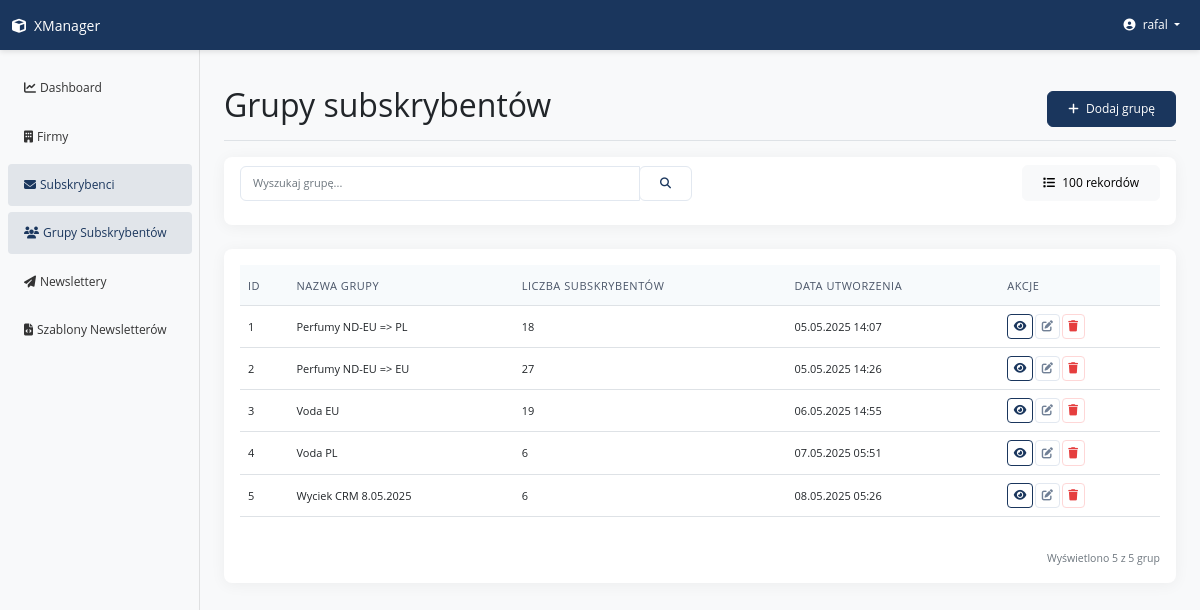
Page /subscribers/groups/ (signed in) on the earlier database version.
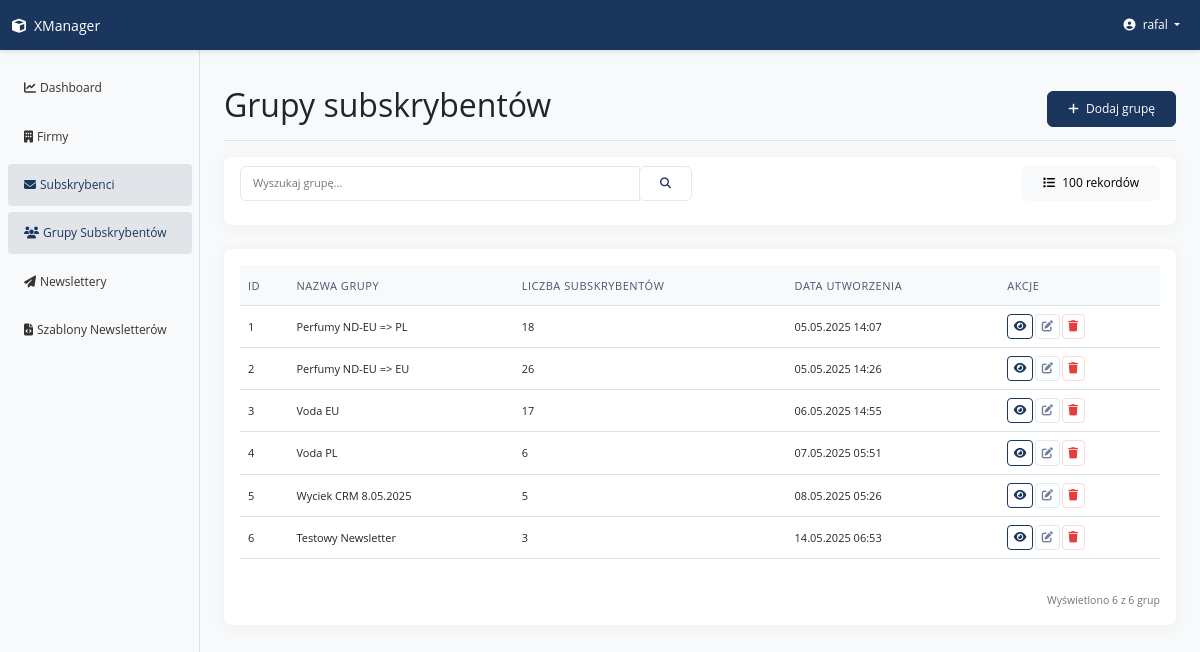
Same page on the later database version.
### apps/subscriber/models.py (models this page shows, shortened)
class SubscriberGroup(CoreModel):
    group_name = models.CharField(max_length=100, verbose_name='Group name')
    class Meta:
        verbose_name = ('Subscriber Group')
        verbose_name_plural = ('Subscriber Groups')

### apps/subscriber/views.py (the view)
# urls.py: path('groups/', views.SubscriberGroupListView.as_view(), name='group_list'),
class SubscriberGroupListView(LoginRequiredMixin, ListView):
    model = SubscriberGroup
    template_name = 'subscriber/group_list.html'
    context_object_name = 'groups'
    paginate_by = 100
    def get_paginate_by(self, queryset):
        page_size = self.request.GET.get('page_size', str(self.paginate_by))
        self.selected_page_size = page_size
        return int(page_size) if page_size.isdigit() else self.paginate_by
    def get_queryset(self):
        queryset = super().get_queryset()
        search_query = self.request.GET.get('search', '')
        if search_query:
            queryset = queryset.filter(group_name__icontains=search_query)
        return queryset
    def get_context_data(self, **kwargs):
        context = super().get_context_data(**kwargs)
        context['search_query'] = self.request.GET.get('search', '')
        context['selected_page_size'] = getattr(
            self, 'selected_page_size', str(self.paginate_by))
        print(
            f"selected_page_size: {context['selected_page_size']}, type: {type(context['selected_page_size'])}")
        return context

### templates/subscriber/group_list.html (shortened to what this page needs)
{% extends "base.html" %}
{% load static %}
{% block page_title %}Grupy subskrybentów{% endblock %}
{% block page_actions %}
    <a href="{% url 'subscribers:group_create_form' %}" class="btn btn-primary">
        <i class="fas fa-plus me-1"></i> Dodaj grupę
    </a>
{% endblock %}
{% block content %}
    <div class="card mb-4">
        <div class="card-body py-2">
            <form method="get" action="{% url 'subscribers:group_list' %}" class="row g-3 align-items-center">
                <div class="col-md-6">
                    <div class="input-group input-group-sm">
                        <input type="text" class="form-control form-control-sm" name="search" placeholder="Wyszukaj grupę..." value="{{ search_query|default:'' }}">
                        <button class="btn btn-outline-primary btn-sm" type="submit">
                            <i class="fas fa-search"></i>
                        </button>
                    </div>
                </div>
                <div class="col-md-6 text-end">
                    <div class="dropdown d-inline-block">
                        <button class="btn btn-sm btn-light filter-btn" type="button" id="pageSizeFilterDropdown" data-bs-toggle="dropdown" aria-expanded="false">
    <i class="fas fa-list"></i>
    <span class="ms-1" id="pageSizeText">{{ selected_page_size|default:"100" }} rekordów</span>
</button>
                    </div>
                </div>
            </form>
        </div>
    </div>
    <div class="card">
        <div class="card-body">
            {% if groups %}
            <div class="table-responsive">
                <table class="table table-hover table-sm">
                    <thead>
                        <tr>
                            <th scope="col">ID</th>
                            <th scope="col">Nazwa grupy</th>
                            <th scope="col">Liczba subskrybentów</th>
                            <th scope="col">Data utworzenia</th>
                            <th scope="col">Akcje</th>
                        </tr>
                    </thead>
                    <tbody>
                        {% for group in groups %}
                        <tr>
                            <td>{{ group.id }}</td>
                            <td>{{ group.group_name }}</td>
                            <td>{{ group.subscriber.count }}</td>
                            <td>{{ group.created_at|date:"d.m.Y H:i" }}</td>
                            <td>
                                <div class="btn-group">
                                    <a href="{% url 'subscribers:group_view_subscribers' group.id %}" class="btn btn-sm btn-outline-primary btn-action" title="Zobacz subskrybentów">
                                        <i class="fas fa-eye"></i>
                                    </a>
                                    <a href="{% url 'subscribers:group_update' group.id %}" class="btn btn-sm btn-outline-secondary btn-action" title="Edytuj">
                                        <i class="fas fa-edit"></i>
                                    </a>
                                    <a href="{% url 'subscribers:group_delete' group.id %}" class="btn btn-sm btn-outline-danger btn-action" title="Usuń">
                                        <i class="fas fa-trash"></i>
                                    </a>
                                </div>
                            </td>
                        </tr>
                        {% endfor %}
                    </tbody>
                </table>
            </div>
            <div class="text-end mt-3">
                <span class="text-muted small">Wyświetlono {{ groups|length }} z {% if paginator %}{{ paginator.count }}{% else %}{{ groups|length }}{% endif %} grup</span>
            </div>
            {% else %}
            <div class="alert alert-info">
                <i class="fas fa-info-circle me-2"></i> Brak grup do wyświetlenia.
            </div>
            {% endif %}
        </div>
    </div>
{% endblock %}

Differences in the rows shown:
computed for SubscriberGroup "Perfumy ND-EU => EU": subscriber.count "27" → "26"
computed for SubscriberGroup "Voda EU": subscriber.count "19" → "17"
computed for SubscriberGroup "Wyciek CRM 8.05.2025": subscriber.count "6" → "5"
added SubscriberGroup: id "6", group_name "Testowy Newsletter", subscriber.count "3", created_at "14.05.2025 06:53"
Other differences:
{{ groups|length }}: "5" → "6"
{{ paginator.count }}: "5" → "6"
